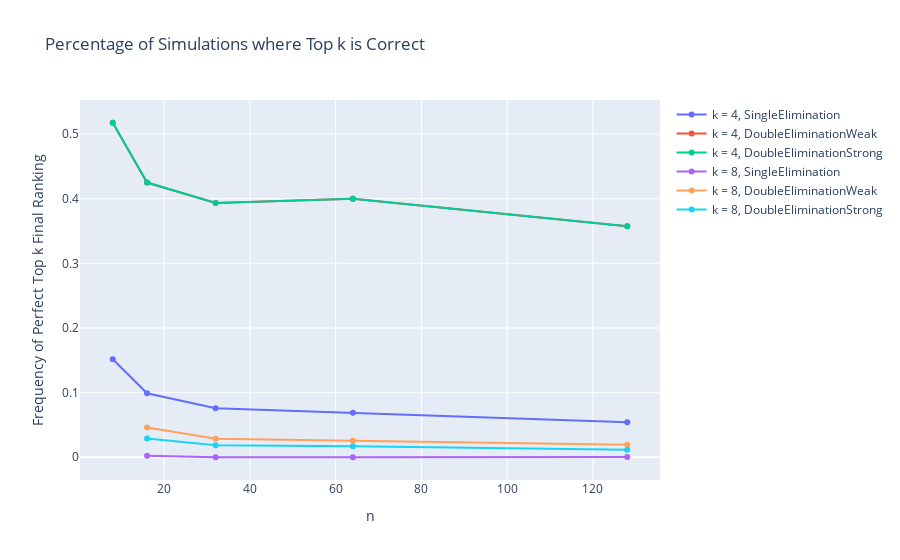

The notebook cell saved with this chart:
### Code cell
k_values = (4, 8) 
cols = ["SingleElimination", "DoubleEliminationWeak", "DoubleEliminationStrong"]
fig = go.Figure()
for k in k_values:
    slice = df[df["k"] == k]
    for col in cols:
        fig.add_scatter(name = f"k = {k}, {col}", x = slice["n"], y = slice[col], mode = "lines+markers")
fig.update_layout(title = "Percentage of Simulations where Top k is Correct", xaxis_title = "n", yaxis_title = "Frequency of Perfect Top k Final Ranking")
fig.show()

### Figure 1 — Plotly figure (JSON) as saved in the notebook; plotly's stock layout.template omitted (floating-point values rounded to 4 significant figures)
{"data": [{"mode": "lines+markers", "name": "k = 4, SingleElimination", "type": "scatter", "x": [8, 16, 32, 64, 128], "y": [0.1515, 0.099, 0.076, 0.069, 0.054]}, {"mode": "lines+markers", "name": "k = 4, DoubleEliminationWeak", "type": "scatter", "x": [8, 16, 32, 64, 128], "y": [0.5175, 0.425, 0.3935, 0.4, 0.3575]}, {"mode": "lines+markers", "name": "k = 4, DoubleEliminationStrong", "type": "scatter", "x": [8, 16, 32, 64, 128], "y": [0.5175, 0.425, 0.3935, 0.4, 0.3575]}, {"mode": "lines+markers", "name": "k = 8, SingleElimination", "type": "scatter", "x": [16, 32, 64, 128], "y": [0.0025, 0, 0, 0.0005]}, {"mode": "lines+markers", "name": "k = 8, DoubleEliminationWeak", "type": "scatter", "x": [16, 32, 64, 128], "y": [0.046, 0.0285, 0.0255, 0.0195]}, {"mode": "lines+markers", "name": "k = 8, DoubleEliminationStrong", "type": "scatter", "x": [16, 32, 64, 128], "y": [0.029, 0.0185, 0.017, 0.0115]}], "layout": {"title": {"text": "Percentage of Simulations where Top k is Correct"}, "xaxis": {"title": {"text": "n"}}, "yaxis": {"title": {"text": "Frequency of Perfect Top k Final Ranking"}}}}
